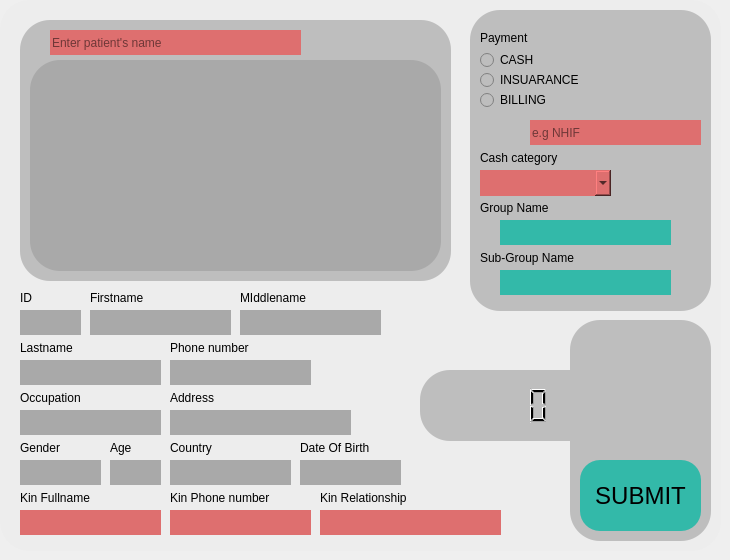
        <widget class="QWidget" name="REVISIT">
         <widget class="QGroupBox" name="groupBox_5">
          <property name="geometry">
           <rect>
            <x>0</x>
            <y>0</y>
            <width>721</width>
            <height>551</height>
           </rect>
          </property>
          <property name="styleSheet">
           <string notr="true">background-color: #EDEDED;
border-radius: 30px;</string>
          </property>
          <property name="title">
           <string/>
          </property>
          <widget class="QLineEdit" name="lineEdit_15">
           <property name="geometry">
            <rect>
             <x>90</x>
             <y>310</y>
             <width>141</width>
             <height>25</height>
            </rect>
           </property>
           <property name="cursor">
            <cursorShape>ForbiddenCursor</cursorShape>
           </property>
           <property name="styleSheet">
            <string notr="true">background-color: rgb(169, 169, 169);</string>
           </property>
           <property name="readOnly">
            <bool>true</bool>
           </property>
          </widget>
          <widget class="QLabel" name="label_21">
           <property name="geometry">
            <rect>
             <x>90</x>
             <y>290</y>
             <width>71</width>
             <height>16</height>
            </rect>
           </property>
           <property name="font">
            <font/>
           </property>
           <property name="styleSheet">
            <string notr="true">color: #000;</string>
           </property>
           <property name="text">
            <string>Firstname</string>
           </property>
          </widget>
          <widget class="QLabel" name="label_22">
           <property name="geometry">
            <rect>
             <x>170</x>
             <y>340</y>
             <width>91</width>
             <height>16</height>
            </rect>
           </property>
           <property name="font">
            <font/>
           </property>
           <property name="styleSheet">
            <string notr="true">color: #000;</string>
           </property>
           <property name="text">
            <string>Phone number</string>
           </property>
          </widget>
          <widget class="QLineEdit" name="lineEdit_16">
           <property name="geometry">
            <rect>
             <x>170</x>
             <y>360</y>
             <width>141</width>
             <height>25</height>
            </rect>
           </property>
           <property name="cursor">
            <cursorShape>ForbiddenCursor</cursorShape>
           </property>
           <property name="styleSheet">
            <string notr="true">background-color: rgb(169, 169, 169);</string>
           </property>
           <property name="readOnly">
            <bool>true</bool>
           </property>
           <property name="placeholderText">
            <string/>
           </property>
          </widget>
          <widget class="QLabel" name="label_23">
           <property name="geometry">
            <rect>
             <x>20</x>
             <y>390</y>
             <width>71</width>
             <height>16</height>
            </rect>
           </property>
           <property name="font">
            <font/>
           </property>
           <property name="styleSheet">
            <string notr="true">color: #000;</string>
           </property>
           <property name="text">
            <string>Occupation</string>
           </property>
          </widget>
          <widget class="QLineEdit" name="lineEdit_17">
           <property name="geometry">
            <rect>
             <x>20</x>
             <y>410</y>
             <width>141</width>
             <height>25</height>
            </rect>
           </property>
           <property name="cursor">
            <cursorShape>ForbiddenCursor</cursorShape>
           </property>
           <property name="styleSheet">
            <string notr="true">background-color: rgb(169, 169, 169);</string>
           </property>
           <property name="readOnly">
            <bool>true</bool>
           </property>
           <property name="placeholderText">
            <string/>
           </property>
          </widget>
          <widget class="QLabel" name="label_24">
           <property name="geometry">
            <rect>
             <x>20</x>
             <y>440</y>
             <width>71</width>
             <height>16</height>
            </rect>
           </property>
           <property name="font">
            <font/>
           </property>
           <property name="styleSheet">
            <string notr="true">color: #000;</string>
           </property>
           <property name="text">
            <string>Gender</string>
           </property>
          </widget>
          <widget class="QLabel" name="label_25">
           <property name="geometry">
            <rect>
             <x>170</x>
             <y>440</y>
             <width>71</width>
             <height>16</height>
            </rect>
           </property>
           <property name="font">
            <font/>
           </property>
           <property name="styleSheet">
            <string notr="true">color: #000;</string>
           </property>
           <property name="text">
            <string>Country</string>
           </property>
          </widget>
          <widget class="QLineEdit" name="lineEdit_18">
           <property name="geometry">
            <rect>
             <x>110</x>
             <y>460</y>
             <width>51</width>
             <height>25</height>
            </rect>
           </property>
           <property name="cursor">
            <cursorShape>ForbiddenCursor</cursorShape>
           </property>
           <property name="styleSheet">
            <string notr="true">background-color: rgb(169, 169, 169);</string>
           </property>
           <property name="readOnly">
            <bool>true</bool>
           </property>
          </widget>
          <widget class="QLabel" name="label_26">
           <property name="geometry">
            <rect>
             <x>110</x>
             <y>440</y>
             <width>51</width>
             <height>16</height>
            </rect>
           </property>
           <property name="font">
            <font/>
           </property>
           <property name="styleSheet">
            <string notr="true">color: #000;</string>
           </property>
           <property name="text">
            <string>Age</string>
           </property>
          </widget>
          <widget class="QLabel" name="label_27">
           <property name="geometry">
            <rect>
             <x>240</x>
             <y>290</y>
             <width>81</width>
             <height>16</height>
            </rect>
           </property>
           <property name="font">
            <font/>
           </property>
           <property name="styleSheet">
            <string notr="true">color: #000;</string>
           </property>
           <property name="text">
            <string>MIddlename</string>
           </property>
          </widget>
          <widget class="QLineEdit" name="lineEdit_19">
           <property name="geometry">
            <rect>
             <x>240</x>
             <y>310</y>
             <width>141</width>
             <height>25</height>
            </rect>
           </property>
           <property name="cursor">
            <cursorShape>ForbiddenCursor</cursorShape>
           </property>
           <property name="styleSheet">
            <string notr="true">background-color: rgb(169, 169, 169);</string>
           </property>
           <property name="readOnly">
            <bool>true</bool>
           </property>
          </widget>
          <widget class="QLabel" name="label_28">
           <property name="geometry">
            <rect>
             <x>170</x>
             <y>390</y>
             <width>71</width>
             <height>16</height>
            </rect>
           </property>
           <property name="font">
            <font/>
           </property>
           <property name="styleSheet">
            <string notr="true">color: #000;</string>
           </property>
           <property name="text">
            <string>Address</string>
           </property>
          </widget>
          <widget class="QLineEdit" name="lineEdit_20">
           <property name="geometry">
            <rect>
             <x>170</x>
             <y>410</y>
             <width>181</width>
             <height>25</height>
            </rect>
           </property>
           <property name="cursor">
            <cursorShape>ForbiddenCursor</cursorShape>
           </property>
           <property name="styleSheet">
            <string notr="true">background-color: rgb(169, 169, 169);</string>
           </property>
           <property name="readOnly">
            <bool>true</bool>
           </property>
           <property name="placeholderText">
            <string/>
           </property>
          </widget>
          <widget class="QLineEdit" name="lineEdit_21">
           <property name="geometry">
            <rect>
             <x>20</x>
             <y>360</y>
             <width>141</width>
             <height>25</height>
            </rect>
           </property>
           <property name="cursor">
            <cursorShape>ForbiddenCursor</cursorShape>
           </property>
           <property name="styleSheet">
            <string notr="true">background-color: rgb(169, 169, 169);</string>
           </property>
           <property name="readOnly">
            <bool>true</bool>
           </property>
          </widget>
          <widget class="QLabel" name="label_29">
           <property name="geometry">
            <rect>
             <x>20</x>
             <y>340</y>
             <width>81</width>
             <height>16</height>
            </rect>
           </property>
           <property name="font">
            <font/>
           </property>
           <property name="styleSheet">
            <string notr="true">color: #000;</string>
           </property>
           <property name="text">
            <string>Lastname</string>
           </property>
          </widget>
          <widget class="QLabel" name="label_31">
           <property name="geometry">
            <rect>
             <x>300</x>
             <y>440</y>
             <width>91</width>
             <height>16</height>
            </rect>
           </property>
           <property name="font">
            <font/>
           </property>
           <property name="styleSheet">
            <string notr="true">color: #000;</string>
           </property>
           <property name="text">
            <string>Date Of Birth</string>
           </property>
          </widget>
          <widget class="QLineEdit" name="lineEdit_23">
           <property name="geometry">
            <rect>
             <x>20</x>
             <y>510</y>
             <width>141</width>
             <height>25</height>
            </rect>
           </property>
           <property name="styleSheet">
            <string notr="true">background-color: #DE6F6F;
border-radius: 30px;</string>
           </property>
          </widget>
          <widget class="QLineEdit" name="lineEdit_24">
           <property name="geometry">
            <rect>
             <x>320</x>
             <y>510</y>
             <width>181</width>
             <height>25</height>
            </rect>
           </property>
           <property name="styleSheet">
            <string notr="true">background-color: #DE6F6F;
border-radius: 30px;</string>
           </property>
           <property name="placeholderText">
            <string/>
           </property>
          </widget>
          <widget class="QLabel" name="label_32">
           <property name="geometry">
            <rect>
             <x>20</x>
             <y>490</y>
             <width>81</width>
             <height>16</height>
            </rect>
           </property>
           <property name="font">
            <font/>
           </property>
           <property name="styleSheet">
            <string notr="true">color: #000;</string>
           </property>
           <property name="text">
            <string>Kin Fullname </string>
           </property>
          </widget>
          <widget class="QLabel" name="label_33">
           <property name="geometry">
            <rect>
             <x>320</x>
             <y>490</y>
             <width>101</width>
             <height>16</height>
            </rect>
           </property>
           <property name="font">
            <font/>
           </property>
           <property name="styleSheet">
            <string notr="true">color: #000;</string>
           </property>
           <property name="text">
            <string>Kin Relationship</string>
           </property>
          </widget>
          <widget class="QLabel" name="label_34">
           <property name="geometry">
            <rect>
             <x>170</x>
             <y>490</y>
             <width>131</width>
             <height>16</height>
            </rect>
           </property>
           <property name="font">
            <font/>
           </property>
           <property name="styleSheet">
            <string notr="true">color: #000;</string>
           </property>
           <property name="text">
            <string>Kin Phone number</string>
           </property>
          </widget>
          <widget class="QLineEdit" name="lineEdit_25">
           <property name="geometry">
            <rect>
             <x>170</x>
             <y>510</y>
             <width>141</width>
             <height>25</height>
            </rect>
           </property>
           <property name="styleSheet">
            <string notr="true">background-color: #DE6F6F;
border-radius: 30px;</string>
           </property>
           <property name="placeholderText">
            <string/>
           </property>
          </widget>
          <widget class="QGroupBox" name="groupBox_8">
           <property name="geometry">
            <rect>
             <x>470</x>
             <y>10</y>
             <width>241</width>
             <height>301</height>
            </rect>
           </property>
           <property name="styleSheet">
            <string notr="true">background-color: #BEBEBE;
border-radius: 30px;</string>
           </property>
           <property name="title">
            <string/>
           </property>
           <widget class="QLineEdit" name="lineEdit_26">
            <property name="geometry">
             <rect>
              <x>30</x>
              <y>260</y>
              <width>171</width>
              <height>25</height>
             </rect>
            </property>
            <property name="styleSheet">
             <string notr="true">background-color: #33B9A9;
border-radius: 30px;</string>
            </property>
           </widget>
           <widget class="QLabel" name="label_35">
            <property name="geometry">
             <rect>
              <x>10</x>
              <y>240</y>
              <width>111</width>
              <height>16</height>
             </rect>
            </property>
            <property name="font">
             <font/>
            </property>
            <property name="styleSheet">
             <string notr="true">color: #000;</string>
            </property>
            <property name="text">
             <string>Sub-Group Name</string>
            </property>
           </widget>
           <widget class="QLineEdit" name="lineEdit_27">
            <property name="geometry">
             <rect>
              <x>30</x>
              <y>210</y>
              <width>171</width>
              <height>25</height>
             </rect>
            </property>
            <property name="styleSheet">
             <string notr="true">background-color: #33B9A9;
border-radius: 30px;</string>
            </property>
           </widget>
           <widget class="QLabel" name="label_36">
            <property name="geometry">
             <rect>
              <x>10</x>
              <y>190</y>
              <width>81</width>
              <height>16</height>
             </rect>
            </property>
            <property name="font">
             <font/>
            </property>
            <property name="styleSheet">
             <string notr="true">color: #000;</string>
            </property>
            <property name="text">
             <string>Group Name</string>
            </property>
           </widget>
           <widget class="QRadioButton" name="radioButton_8">
            <property name="geometry">
             <rect>
              <x>10</x>
              <y>60</y>
              <width>111</width>
              <height>20</height>
             </rect>
            </property>
            <property name="styleSheet">
             <string notr="true">color: #000;</string>
            </property>
            <property name="text">
             <string>INSUARANCE</string>
            </property>
           </widget>
           <widget class="QRadioButton" name="radioButton_9">
            <property name="geometry">
             <rect>
              <x>10</x>
              <y>40</y>
              <width>61</width>
              <height>20</height>
             </rect>
            </property>
            <property name="styleSheet">
             <string notr="true">color: #000;</string>
            </property>
            <property name="text">
             <string>CASH</string>
            </property>
           </widget>
           <widget class="QRadioButton" name="radioButton_10">
            <property name="geometry">
             <rect>
              <x>10</x>
              <y>80</y>
              <width>81</width>
              <height>20</height>
             </rect>
            </property>
            <property name="styleSheet">
             <string notr="true">color: #000;</string>
            </property>
            <property name="text">
             <string>BILLING</string>
            </property>
           </widget>
           <widget class="QLabel" name="label_37">
            <property name="geometry">
             <rect>
              <x>10</x>
              <y>20</y>
              <width>81</width>
              <height>16</height>
             </rect>
            </property>
            <property name="font">
             <font/>
            </property>
            <property name="styleSheet">
             <string notr="true">color: #000;</string>
            </property>
            <property name="text">
             <string>Payment</string>
            </property>
           </widget>
           <widget class="QComboBox" name="comboBox_4">
            <property name="geometry">
             <rect>
              <x>10</x>
              <y>160</y>
              <width>131</width>
              <height>26</height>
             </rect>
            </property>
            <property name="styleSheet">
             <string notr="true">background-color: #DE6F6F;
border-radius: 30px;
color: #000;</string>
            </property>
            <item>
             <property name="text">
              <string/>
             </property>
            </item>
            <item>
             <property name="text">
              <string>Tanesco</string>
             </property>
            </item>
            <item>
             <property name="text">
              <string>Parliament</string>
             </property>
            </item>
            <item>
             <property name="text">
              <string>State House</string>
             </property>
            </item>
            <item>
             <property name="text">
              <string>CRDB Bank</string>
             </property>
            </item>
            <item>
             <property name="text">
              <string>NMB Bank</string>
             </property>
            </item>
            <item>
             <property name="text">
              <string>Military</string>
             </property>
            </item>
            <item>
             <property name="text">
              <string>Police Tanzania</string>
             </property>
            </item>
           </widget>
           <widget class="QLabel" name="label_38">
            <property name="geometry">
             <rect>
              <x>10</x>
              <y>140</y>
              <width>91</width>
              <height>16</height>
             </rect>
            </property>
            <property name="font">
             <font/>
            </property>
            <property name="styleSheet">
             <string notr="true">color: #000;</string>
            </property>
            <property name="text">
             <string>Cash category</string>
            </property>
           </widget>
           <widget class="QLabel" name="label_39">
            <property name="geometry">
             <rect>
              <x>10</x>
              <y>110</y>
              <width>81</width>
              <height>16</height>
             </rect>
            </property>
            <property name="font">
             <font/>
            </property>
            <property name="text">
             <string/>
            </property>
           </widget>
           <widget class="QLineEdit" name="lineEdit_28">
            <property name="geometry">
             <rect>
              <x>60</x>
              <y>110</y>
              <width>171</width>
              <height>25</height>
             </rect>
            </property>
            <property name="styleSheet">
             <string notr="true">background-color: #DE6F6F;
border-radius: 30px;
color: #000;</string>
            </property>
            <property name="placeholderText">
             <string>e.g NHIF</string>
            </property>
           </widget>
          </widget>
          <widget class="QGroupBox" name="groupBox_9">
           <property name="geometry">
            <rect>
             <x>570</x>
             <y>320</y>
             <width>141</width>
             <height>221</height>
            </rect>
           </property>
           <property name="styleSheet">
            <string notr="true">background-color: #BEBEBE;
border-radius: 30px;</string>
           </property>
           <property name="title">
            <string/>
           </property>
           <widget class="QLabel" name="label_40">
            <property name="geometry">
             <rect>
              <x>20</x>
              <y>30</y>
              <width>100</width>
              <height>100</height>
             </rect>
            </property>
            <property name="text">
             <string/>
            </property>
            <property name="pixmap">
             <pixmap>:/img/qrcode2.png</pixmap>
            </property>
            <property name="scaledContents">
             <bool>true</bool>
            </property>
           </widget>
           <widget class="QPushButton" name="pushButton_8">
            <property name="geometry">
             <rect>
              <x>10</x>
              <y>140</y>
              <width>121</width>
              <height>71</height>
             </rect>
            </property>
            <property name="font">
             <font>
              <pointsize>18</pointsize>
             </font>
            </property>
            <property name="cursor">
             <cursorShape>OpenHandCursor</cursorShape>
            </property>
            <property name="styleSheet">
             <string notr="true">background: #33B9A9;
border-radius: 20px;
color: #000;</string>
            </property>
            <property name="text">
             <string>SUBMIT</string>
            </property>
           </widget>
          </widget>
          <widget class="QGroupBox" name="groupBox_14">
           <property name="geometry">
            <rect>
             <x>420</x>
             <y>370</y>
             <width>221</width>
             <height>71</height>
            </rect>
           </property>
           <property name="styleSheet">
            <string notr="true">background-color: #BEBEBE;
border-radius: 30px;</string>
           </property>
           <property name="title">
            <string/>
           </property>
           <widget class="QLCDNumber" name="lcdNumber_2">
            <property name="geometry">
             <rect>
              <x>30</x>
              <y>10</y>
              <width>101</width>
              <height>51</height>
             </rect>
            </property>
            <property name="styleSheet">
             <string notr="true">color: rgb(0, 0, 0);</string>
            </property>
           </widget>
          </widget>
          <widget class="QLineEdit" name="lineEdit_43">
           <property name="geometry">
            <rect>
             <x>20</x>
             <y>460</y>
             <width>81</width>
             <height>25</height>
            </rect>
           </property>
           <property name="cursor">
            <cursorShape>ForbiddenCursor</cursorShape>
           </property>
           <property name="styleSheet">
            <string notr="true">background-color: rgb(169, 169, 169);</string>
           </property>
           <property name="readOnly">
            <bool>true</bool>
           </property>
          </widget>
          <widget class="QLineEdit" name="lineEdit_22">
           <property name="geometry">
            <rect>
             <x>170</x>
             <y>460</y>
             <width>121</width>
             <height>25</height>
            </rect>
           </property>
           <property name="cursor">
            <cursorShape>ForbiddenCursor</cursorShape>
           </property>
           <property name="styleSheet">
            <string notr="true">background-color: rgb(169, 169, 169);</string>
           </property>
           <property name="readOnly">
            <bool>true</bool>
           </property>
          </widget>
          <widget class="QLineEdit" name="lineEdit_44">
           <property name="geometry">
            <rect>
             <x>300</x>
             <y>460</y>
             <width>101</width>
             <height>25</height>
            </rect>
           </property>
           <property name="cursor">
            <cursorShape>ForbiddenCursor</cursorShape>
           </property>
           <property name="styleSheet">
            <string notr="true">background-color: rgb(169, 169, 169);</string>
           </property>
           <property name="readOnly">
            <bool>true</bool>
           </property>
          </widget>
          <widget class="QGroupBox" name="groupBox_15">
           <property name="geometry">
            <rect>
             <x>20</x>
             <y>20</y>
             <width>431</width>
             <height>261</height>
            </rect>
           </property>
           <property name="styleSheet">
            <string notr="true">background-color: #BEBEBE;
border-radius: 30px;</string>
           </property>
           <property name="title">
            <string/>
           </property>
           <widget class="QLineEdit" name="lineEdit_45">
            <property name="geometry">
             <rect>
              <x>30</x>
              <y>10</y>
              <width>251</width>
              <height>25</height>
             </rect>
            </property>
            <property name="styleSheet">
             <string notr="true">background-color: #DE6F6F;
border-radius: 30px;
color: #000;</string>
            </property>
            <property name="placeholderText">
             <string>Enter patient's name</string>
            </property>
           </widget>
           <widget class="QListView" name="listViewReVisit">
            <property name="geometry">
             <rect>
              <x>10</x>
              <y>40</y>
              <width>411</width>
              <height>211</height>
             </rect>
            </property>
            <property name="styleSheet">
             <string notr="true">background-color: rgb(169, 169, 169);</string>
            </property>
           </widget>
          </widget>
          <widget class="QLabel" name="label_30">
           <property name="geometry">
            <rect>
             <x>20</x>
             <y>290</y>
             <width>51</width>
             <height>16</height>
            </rect>
           </property>
           <property name="font">
            <font/>
           </property>
           <property name="styleSheet">
            <string notr="true">color: #000;</string>
           </property>
           <property name="text">
            <string>ID</string>
           </property>
          </widget>
          <widget class="QLineEdit" name="lineEdit_46">
           <property name="geometry">
            <rect>
             <x>20</x>
             <y>310</y>
             <width>61</width>
             <height>25</height>
            </rect>
           </property>
           <property name="cursor">
            <cursorShape>ForbiddenCursor</cursorShape>
           </property>
           <property name="styleSheet">
            <string notr="true">background-color: rgb(169, 169, 169);</string>
           </property>
           <property name="readOnly">
            <bool>true</bool>
           </property>
          </widget>
          <zorder>groupBox_14</zorder>
          <zorder>lineEdit_15</zorder>
          <zorder>label_21</zorder>
          <zorder>label_22</zorder>
          <zorder>lineEdit_16</zorder>
          <zorder>label_23</zorder>
          <zorder>lineEdit_17</zorder>
          <zorder>label_24</zorder>
          <zorder>label_25</zorder>
          <zorder>lineEdit_18</zorder>
          <zorder>label_26</zorder>
          <zorder>label_27</zorder>
          <zorder>lineEdit_19</zorder>
          <zorder>label_28</zorder>
          <zorder>lineEdit_20</zorder>
          <zorder>lineEdit_21</zorder>
          <zorder>label_29</zorder>
          <zorder>label_31</zorder>
          <zorder>lineEdit_23</zorder>
          <zorder>lineEdit_24</zorder>
          <zorder>label_32</zorder>
          <zorder>label_33</zorder>
          <zorder>label_34</zorder>
          <zorder>lineEdit_25</zorder>
          <zorder>groupBox_8</zorder>
          <zorder>groupBox_9</zorder>
          <zorder>lineEdit_43</zorder>
          <zorder>lineEdit_22</zorder>
          <zorder>lineEdit_44</zorder>
          <zorder>groupBox_15</zorder>
          <zorder>label_30</zorder>
          <zorder>lineEdit_46</zorder>
         </widget>
        </widget>
